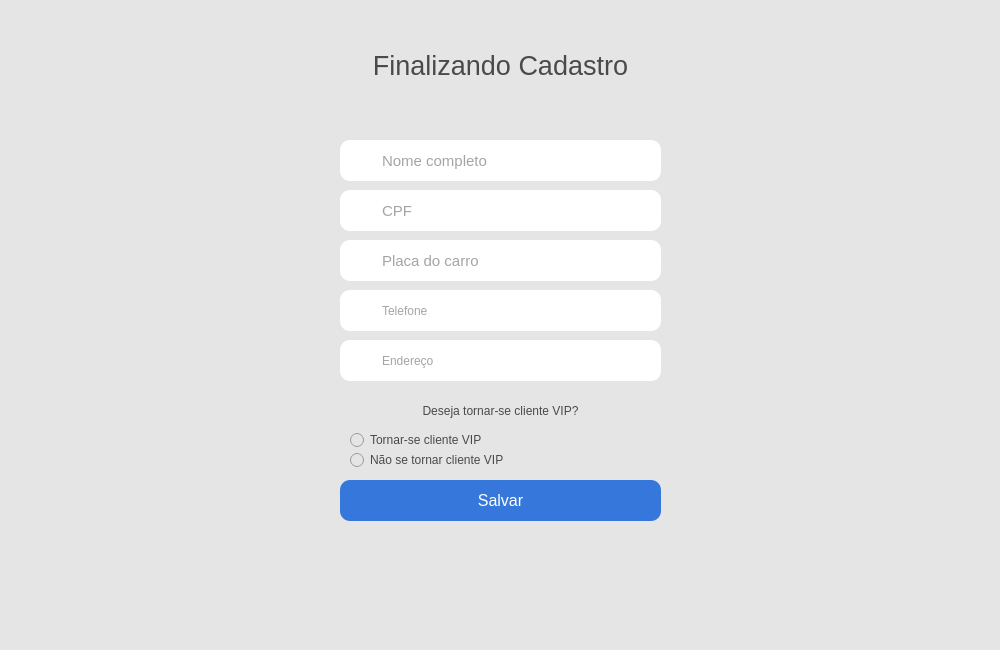
<?xml version="1.0" encoding="UTF-8"?>
<ui version="4.0">
 <class>CadastrarCliente</class>
 <widget class="QMainWindow" name="CadastrarCliente">
  <property name="geometry">
   <rect>
    <x>0</x>
    <y>0</y>
    <width>1000</width>
    <height>650</height>
   </rect>
  </property>
  <property name="minimumSize">
   <size>
    <width>1000</width>
    <height>650</height>
   </size>
  </property>
  <property name="maximumSize">
   <size>
    <width>1000</width>
    <height>650</height>
   </size>
  </property>
  <property name="windowTitle">
   <string>Sistema de estacionamento - Finalizando Cadastro</string>
  </property>
  <property name="windowIcon">
   <iconset>
    <normaloff>imagens/seguro-de-automovel.png</normaloff>imagens/seguro-de-automovel.png</iconset>
  </property>
  <property name="styleSheet">
   <string notr="true">background-color: rgb(229, 229, 229);</string>
  </property>
  <widget class="QWidget" name="centralwidget">
   <widget class="QLineEdit" name="nome_completo">
    <property name="geometry">
     <rect>
      <x>340</x>
      <y>140</y>
      <width>321</width>
      <height>41</height>
     </rect>
    </property>
    <property name="font">
     <font>
      <family>Segoe UI</family>
      <pointsize>11</pointsize>
      <weight>50</weight>
      <italic>false</italic>
      <bold>false</bold>
     </font>
    </property>
    <property name="styleSheet">
     <string notr="true">background-color: rgb(255, 255, 255);
font: 11pt &quot;Segoe UI&quot;;
padding-left: 40px;
border-radius:10px;
color: rgb(75, 74, 74);</string>
    </property>
    <property name="text">
     <string/>
    </property>
    <property name="placeholderText">
     <string>Nome completo</string>
    </property>
   </widget>
   <widget class="QLabel" name="label">
    <property name="geometry">
     <rect>
      <x>0</x>
      <y>50</y>
      <width>1001</width>
      <height>31</height>
     </rect>
    </property>
    <property name="font">
     <font>
      <pointsize>20</pointsize>
     </font>
    </property>
    <property name="styleSheet">
     <string notr="true">color: rgb(75, 74, 74);</string>
    </property>
    <property name="text">
     <string>Finalizando Cadastro</string>
    </property>
    <property name="alignment">
     <set>Qt::AlignCenter</set>
    </property>
   </widget>
   <widget class="QLabel" name="label_3">
    <property name="geometry">
     <rect>
      <x>360</x>
      <y>190</y>
      <width>21</width>
      <height>41</height>
     </rect>
    </property>
    <property name="styleSheet">
     <string notr="true">background-color: rgb(255, 255, 255);</string>
    </property>
    <property name="text">
     <string/>
    </property>
    <property name="pixmap">
     <pixmap>imagens/carteira-de-identidade.png</pixmap>
    </property>
   </widget>
   <widget class="QLabel" name="label_2">
    <property name="geometry">
     <rect>
      <x>360</x>
      <y>140</y>
      <width>21</width>
      <height>41</height>
     </rect>
    </property>
    <property name="styleSheet">
     <string notr="true">background-color: rgb(255, 255, 255);</string>
    </property>
    <property name="text">
     <string/>
    </property>
    <property name="pixmap">
     <pixmap>imagens/user16.png</pixmap>
    </property>
   </widget>
   <widget class="QLineEdit" name="telefone">
    <property name="enabled">
     <bool>true</bool>
    </property>
    <property name="geometry">
     <rect>
      <x>340</x>
      <y>290</y>
      <width>321</width>
      <height>41</height>
     </rect>
    </property>
    <property name="styleSheet">
     <string notr="true">background-color: rgb(255, 255, 255);
font: 11pt &quot;Segoe UI&quot;;
padding-left: 40px;
border-radius:10px;
color: rgb(75, 74, 74);</string>
    </property>
    <property name="echoMode">
     <enum>QLineEdit::Normal</enum>
    </property>
    <property name="placeholderText">
     <string>Telefone</string>
    </property>
   </widget>
   <widget class="QLabel" name="label_4">
    <property name="geometry">
     <rect>
      <x>360</x>
      <y>290</y>
      <width>21</width>
      <height>41</height>
     </rect>
    </property>
    <property name="styleSheet">
     <string notr="true">background-color: rgb(255, 255, 255);</string>
    </property>
    <property name="text">
     <string/>
    </property>
    <property name="pixmap">
     <pixmap>imagens/telefone.png</pixmap>
    </property>
   </widget>
   <widget class="QLineEdit" name="placa">
    <property name="geometry">
     <rect>
      <x>340</x>
      <y>240</y>
      <width>321</width>
      <height>41</height>
     </rect>
    </property>
    <property name="font">
     <font>
      <family>Segoe UI</family>
      <pointsize>11</pointsize>
      <weight>50</weight>
      <italic>false</italic>
      <bold>false</bold>
     </font>
    </property>
    <property name="styleSheet">
     <string notr="true">background-color: rgb(255, 255, 255);
font: 11pt &quot;Segoe UI&quot;;
padding-left: 40px;
border-radius:10px;
color: rgb(75, 74, 74);</string>
    </property>
    <property name="text">
     <string/>
    </property>
    <property name="placeholderText">
     <string>Placa do carro</string>
    </property>
   </widget>
   <widget class="QLabel" name="label_5">
    <property name="geometry">
     <rect>
      <x>360</x>
      <y>240</y>
      <width>21</width>
      <height>41</height>
     </rect>
    </property>
    <property name="styleSheet">
     <string notr="true">background-color: rgb(255, 255, 255);</string>
    </property>
    <property name="text">
     <string/>
    </property>
    <property name="pixmap">
     <pixmap>imagens/placa-de-carro.png</pixmap>
    </property>
   </widget>
   <widget class="QPushButton" name="btnSalvar">
    <property name="geometry">
     <rect>
      <x>340</x>
      <y>480</y>
      <width>321</width>
      <height>41</height>
     </rect>
    </property>
    <property name="font">
     <font>
      <pointsize>12</pointsize>
     </font>
    </property>
    <property name="cursor">
     <cursorShape>PointingHandCursor</cursorShape>
    </property>
    <property name="styleSheet">
     <string notr="true">color: rgb(255, 255, 255);
background-color: rgb(53, 119, 218);
border: none;
border-radius:10px;</string>
    </property>
    <property name="text">
     <string>Salvar</string>
    </property>
   </widget>
   <widget class="QLineEdit" name="cpf">
    <property name="geometry">
     <rect>
      <x>340</x>
      <y>190</y>
      <width>321</width>
      <height>41</height>
     </rect>
    </property>
    <property name="font">
     <font>
      <family>Segoe UI</family>
      <pointsize>11</pointsize>
      <weight>50</weight>
      <italic>false</italic>
      <bold>false</bold>
     </font>
    </property>
    <property name="styleSheet">
     <string notr="true">background-color: rgb(255, 255, 255);
font: 11pt &quot;Segoe UI&quot;;
padding-left: 40px;
border-radius:10px;
color: rgb(75, 74, 74);</string>
    </property>
    <property name="text">
     <string/>
    </property>
    <property name="placeholderText">
     <string>CPF</string>
    </property>
   </widget>
   <widget class="QLabel" name="label_6">
    <property name="geometry">
     <rect>
      <x>340</x>
      <y>400</y>
      <width>321</width>
      <height>21</height>
     </rect>
    </property>
    <property name="styleSheet">
     <string notr="true">color: rgb(75, 74, 74);
font: 600 12pt &quot;Segoe UI&quot;;

</string>
    </property>
    <property name="text">
     <string>Deseja tornar-se cliente VIP?</string>
    </property>
    <property name="alignment">
     <set>Qt::AlignCenter</set>
    </property>
   </widget>
   <widget class="QRadioButton" name="vip">
    <property name="geometry">
     <rect>
      <x>350</x>
      <y>430</y>
      <width>171</width>
      <height>20</height>
     </rect>
    </property>
    <property name="cursor">
     <cursorShape>PointingHandCursor</cursorShape>
    </property>
    <property name="styleSheet">
     <string notr="true">color: rgb(75, 74, 74);</string>
    </property>
    <property name="text">
     <string>Tornar-se cliente VIP</string>
    </property>
   </widget>
   <widget class="QRadioButton" name="naoVip">
    <property name="geometry">
     <rect>
      <x>350</x>
      <y>450</y>
      <width>201</width>
      <height>20</height>
     </rect>
    </property>
    <property name="cursor">
     <cursorShape>PointingHandCursor</cursorShape>
    </property>
    <property name="styleSheet">
     <string notr="true">color: rgb(75, 74, 74);</string>
    </property>
    <property name="text">
     <string>Não se tornar cliente VIP</string>
    </property>
   </widget>
   <widget class="QLineEdit" name="endereco">
    <property name="enabled">
     <bool>true</bool>
    </property>
    <property name="geometry">
     <rect>
      <x>340</x>
      <y>340</y>
      <width>321</width>
      <height>41</height>
     </rect>
    </property>
    <property name="styleSheet">
     <string notr="true">background-color: rgb(255, 255, 255);
font: 11pt &quot;Segoe UI&quot;;
padding-left: 40px;
border-radius:10px;
color: rgb(75, 74, 74);</string>
    </property>
    <property name="echoMode">
     <enum>QLineEdit::Normal</enum>
    </property>
    <property name="placeholderText">
     <string>Endereço</string>
    </property>
   </widget>
   <widget class="QLabel" name="label_7">
    <property name="geometry">
     <rect>
      <x>360</x>
      <y>340</y>
      <width>21</width>
      <height>41</height>
     </rect>
    </property>
    <property name="styleSheet">
     <string notr="true">background-color: rgb(255, 255, 255);</string>
    </property>
    <property name="text">
     <string/>
    </property>
    <property name="pixmap">
     <pixmap>imagens/endereco.png</pixmap>
    </property>
   </widget>
   <zorder>cpf</zorder>
   <zorder>nome_completo</zorder>
   <zorder>label</zorder>
   <zorder>label_3</zorder>
   <zorder>label_2</zorder>
   <zorder>telefone</zorder>
   <zorder>label_4</zorder>
   <zorder>placa</zorder>
   <zorder>label_5</zorder>
   <zorder>btnSalvar</zorder>
   <zorder>label_6</zorder>
   <zorder>vip</zorder>
   <zorder>naoVip</zorder>
   <zorder>endereco</zorder>
   <zorder>label_7</zorder>
  </widget>
  <widget class="QMenuBar" name="menubar">
   <property name="geometry">
    <rect>
     <x>0</x>
     <y>0</y>
     <width>1000</width>
     <height>22</height>
    </rect>
   </property>
  </widget>
  <widget class="QStatusBar" name="statusbar"/>
 </widget>
 <resources/>
 <connections/>
</ui>
